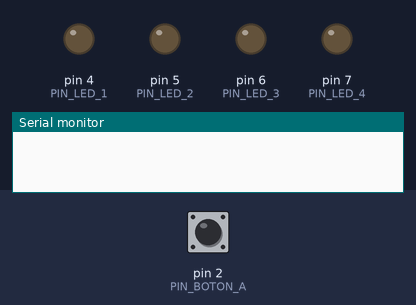
Bench run of a sketch on a simulated Arduino Uno, built with avr-gcc and run on an emulated ATmega328P. Shown: output pins drawn as LEDs (lit = HIGH), the last lines printed to the serial monitor. The test bench sets the inputs (shaded band); at power-on: pin 2 (PIN_BOTON_A) HIGH. Random numbers use the default seed unless the sketch sets one.

Above: at 1.2 s.
1.3 s: pin 2 (PIN_BOTON_A) pulled LOW for 0.15 s
At 2.0 s:
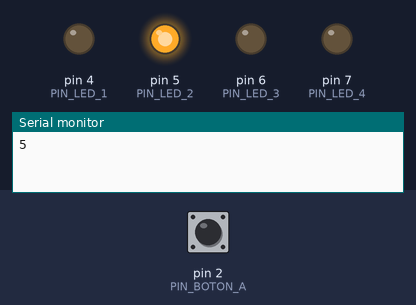
4.4 s: pin 2 (PIN_BOTON_A) pulled LOW for 1 s
At 7.1 s:
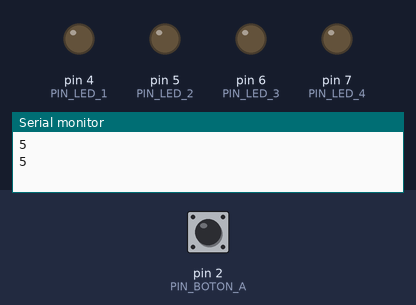
7.9 s: pin 2 (PIN_BOTON_A) pulled LOW for 3.2 s
At 8.2 s:
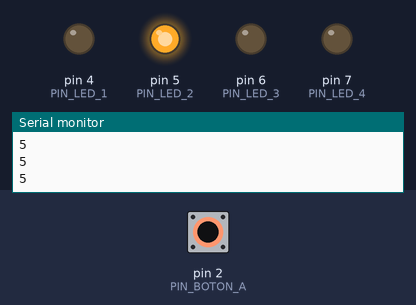
12.6 s: pin 2 (PIN_BOTON_A) pulled LOW for 0.15 s
At 13.0 s:
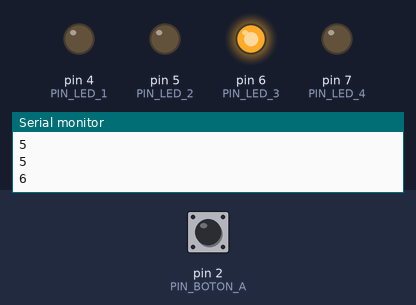
15.7 s: pin 2 (PIN_BOTON_A) pulled LOW for 0.15 s
At 16.6 s:
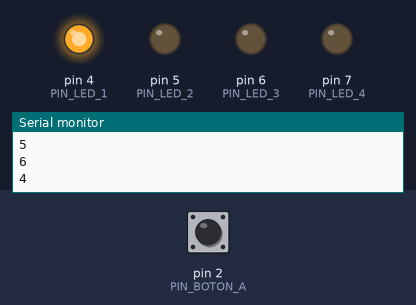
Timing chart, 0 to 19.2 s (numbered marks = the images above; inputs shaded):
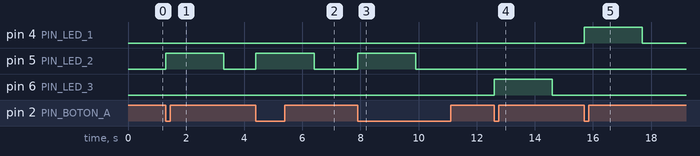

The sketch:

Ejercicio10-Oscar.ino
```cpp
#define PIN_BOTON_A 2
#define PIN_LED_1 4
#define PIN_LED_2 5
#define PIN_LED_3 6
#define PIN_LED_4 7
void setup() {
  Serial.begin(9600);
  pinMode(PIN_BOTON_A, INPUT_PULLUP);
  randomSeed(A5); //genero una nueva semilla de un pin analógico al aire
  pinMode(PIN_LED_1, OUTPUT);
  pinMode(PIN_LED_2, OUTPUT);
  pinMode(PIN_LED_3, OUTPUT);
  pinMode(PIN_LED_4, OUTPUT);
}

void loop() {
  if (detectaFlanco(PIN_BOTON_A) == -1) {

    byte randNumber = random(4, 8);
    Serial.println(randNumber);
    digitalWrite(randNumber, HIGH);
    delay(2000);
    digitalWrite(randNumber, LOW);
  } }
  int detectaFlanco(int pin) {
    //Devuelve 1 flanco ascendente, -1 flanco descendente y 0 si no hay nada
    static boolean anterior_estado = digitalRead(pin);
    boolean estado = digitalRead(pin);

    if (anterior_estado != estado) {
      if (estado == HIGH) {
        anterior_estado = estado;
        return 1;
      }
      else {
        anterior_estado = estado;
        return -1;
      }
    }
    else {
      anterior_estado = estado;
      return 0;
    }
  }
```

Measured:
- after the input at 1.3 s, pin 5 (PIN_LED_2): LOW → HIGH at once, → LOW 2.0 s later
- after the input at 4.4 s, pin 5 (PIN_LED_2): LOW → HIGH at once, → LOW 2.0 s later
- after the input at 7.9 s, pin 5 (PIN_LED_2): LOW → HIGH at once, → LOW 2.0 s later
- after the input at 12.6 s, pin 6 (PIN_LED_3): LOW → HIGH at once, → LOW 2.0 s later
- after the input at 15.7 s, pin 4 (PIN_LED_1): LOW → HIGH at once, → LOW 2.0 s later
